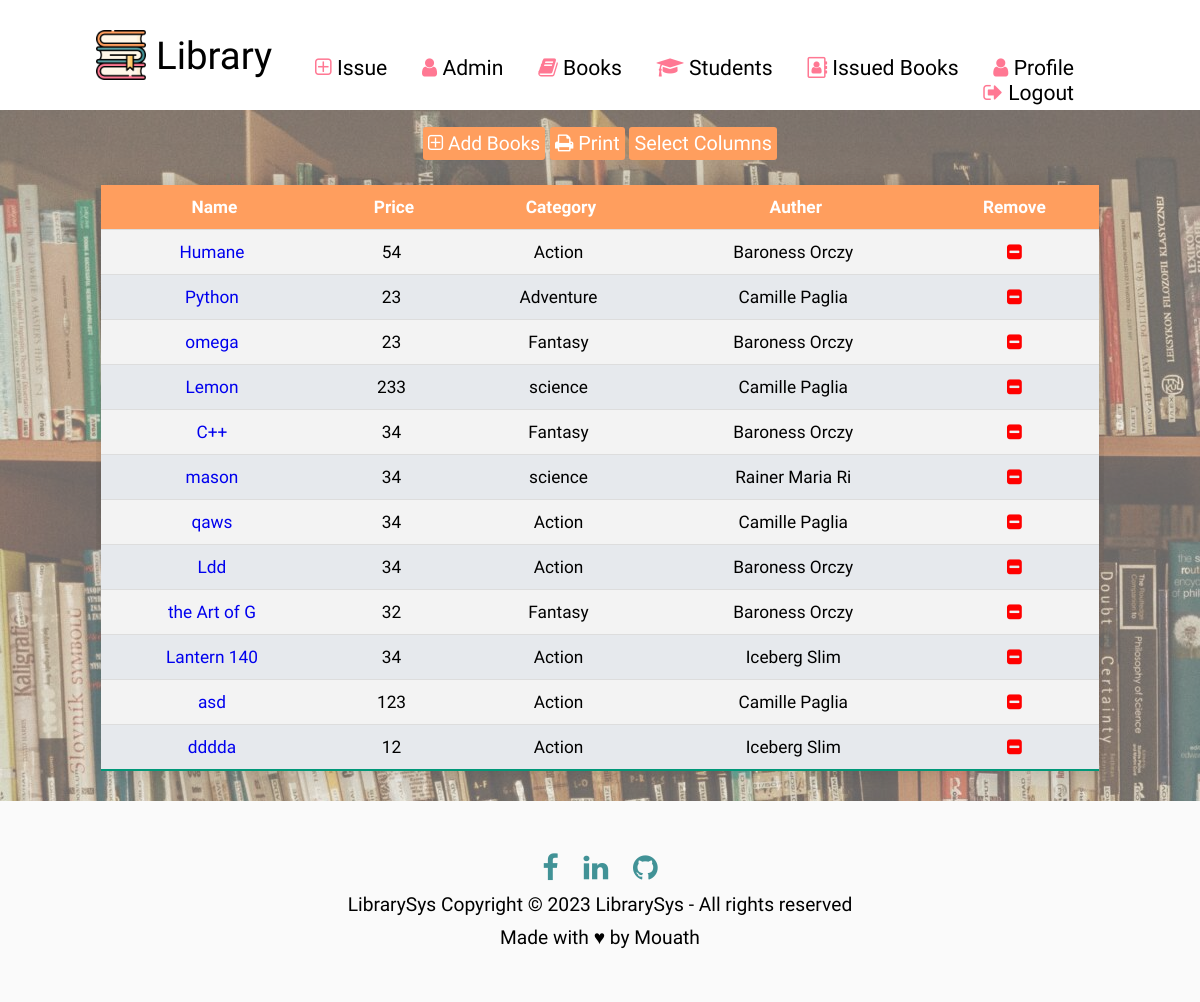
The app's page /Books/ (signed in) with its own data.
### LibraryApp/models.py (models this page shows, shortened)
class Book(models.Model):
    Name=models.CharField(max_length=15)
    Price=models.PositiveIntegerField()
    Desc=models.CharField(max_length=100)
    cat=models.ForeignKey(
        Category,
        on_delete=models.CASCADE,
        related_name="books"
    )
    auther=models.ForeignKey(
        Auther,
        on_delete=models.CASCADE,
        related_name="books"
    )

class Category(models.Model):
    Name=models.CharField(max_length=15)

class Auther(models.Model):
    Name=models.CharField(max_length=15)
    Loc=models.CharField(max_length=15)
    About=models.CharField(max_length=100)

### LibraryApp/views.py (the view)
# urls.py: path('Books/', views.Books, name='Books'),
def Books(req):
    if(req.user.is_superuser):
        books=models.Book.objects.all()
        con={
            'books':books
        }
        return render(req,'Library/Books.html',con)
    else:
        return HttpResponse('impossible, not Autherized!')  # to be replaced by Messsege later

### LibraryApp/templates/Library/Books.html (shortened to what this page needs)
{% extends 'base.html' %}
{% load static %}
{% block content %}
<div class="mytable bok">
    <form method="post" action="{% url 'LibraryApp:PDFBooks' %}">
    <div class="add-btn">
        <a href="{% url 'LibraryApp:AddBooks' %}"><i class="fa fa-plus-square-o" aria-hidden="true"></i> Add Books</a>
        <button type="submit"><i class="fa fa-print" aria-hidden="true"></i> Print</button>
        <button type="button" id="select_columns">Select Columns</a>
    </div>
    <table class="styled-table">
            <th><div><input type="checkbox" name="Name" value="Name" checked class="deactive"><span>Name</span></div></th>
            <th><div><input type="checkbox" name="Price" value="Price" checked class="deactive"><span>Price</span></div></th>
            <th><div><input type="checkbox" name="cat" value="cat" checked class="deactive"><span>Category</span></div></th>
            <th><div><input type="checkbox" name="auther" value="auther" checked class="deactive"><span>Auther</span></div></th>
            <th>Remove</th>
            {% for i in books %}
            <tr>
                <td><a href="{% url 'LibraryApp:bookDetails' i.id %}">{{i.Name}}</a></td>
                <td>{{i.Price}}</td>
                <td>{{i.cat.Name}}</td>
                <td>{{i.auther.Name}}</td>
                <td><a href="{% url 'LibraryApp:delBook' i.id %}"><i class="fa fa-minus-square" aria-hidden="true"></i></a></td>
            </tr>
            {% endfor %}
            </form>
</div>
{% endblock %}

### LibraryApp/static/css/main.css (style rules this page uses)
* { margin: 0; padding: 0; font-family: 'Ubuntu', sans-serif; }
body { font-size: 1.2em; }
:root { --c0:#C92C6D; --c1:#ff9e5e; --c2:#419296; --c3:#ff7893; --footer:#f3f3f3; --Nav:#ff9e5e; }
.add-btn button { background-color: var(--c1); color: white; text-decoration: none; user-select: none; padding: 5px; border-radius: 3px; cursor: pointer; border: none; font-size: 1.03em; }
.add-btn { margin-top: 10px; text-align: center; }
.add-btn a { text-decoration: none; user-select: none; color: white; padding: 5px; border-radius: 3px; }
.bok a { text-decoration: none; }
.bok th div { display: flex; flex-direction: row; justify-content: space-evenly; }
.bok th div span { margin-left: 5px; }
.styled-table .fa { color: red; }
.mytable { overflow-x: auto; padding: 5px; margin-top: .2%; }
.styled-table { border-collapse: collapse; margin: 25px 0; font-size: 0.9em; min-width: 400px; box-shadow: 0 0 20px rgba(0, 0, 0, 0.15); text-align:center; width: 100%; height: 35px; user-select: none; overflow-x: scroll; }
.styled-table th, .styled-table td { padding: 12px 15px; }
.styled-table tbody tr { border-bottom: 1px solid #dddddd; }
.styled-table tbody tr:nth-of-type(even) { background-color: #f3f3f3; }
.styled-table tbody tr:nth-of-type(odd) { background-color: #e6e9ed; }
.styled-table tbody tr:last-of-type { border-bottom: 2px solid #009879; }
.bok .styled-table th,.bok .add-btn a { background-color: var(--c1); color: white; }

### records on screen
Book: Name "Humane", Price "54", cat.Name "Action", auther.Name "Baroness Orczy"
Book: Name "Python", Price "23", cat.Name "Adventure", auther.Name "Camille Paglia"
Book: Name "omega", Price "23", cat.Name "Fantasy", auther.Name "Baroness Orczy"
Book: Name "Lemon", Price "233", cat.Name "science", auther.Name "Camille Paglia"
Book: Name "C++", Price "34", cat.Name "Fantasy", auther.Name "Baroness Orczy"
Book: Name "mason", Price "34", cat.Name "science", auther.Name "Rainer Maria Ri"
Book: Name "qaws", Price "34", cat.Name "Action", auther.Name "Camille Paglia"
Book: Name "Ldd", Price "34", cat.Name "Action", auther.Name "Baroness Orczy"
Book: Name "the Art of G", Price "32", cat.Name "Fantasy", auther.Name "Baroness Orczy"
Book: Name "Lantern 140", Price "34", cat.Name "Action", auther.Name "Iceberg Slim"
Book: Name "asd", Price "123", cat.Name "Action", auther.Name "Camille Paglia"
Book: Name "dddda", Price "12", cat.Name "Action", auther.Name "Iceberg Slim"
